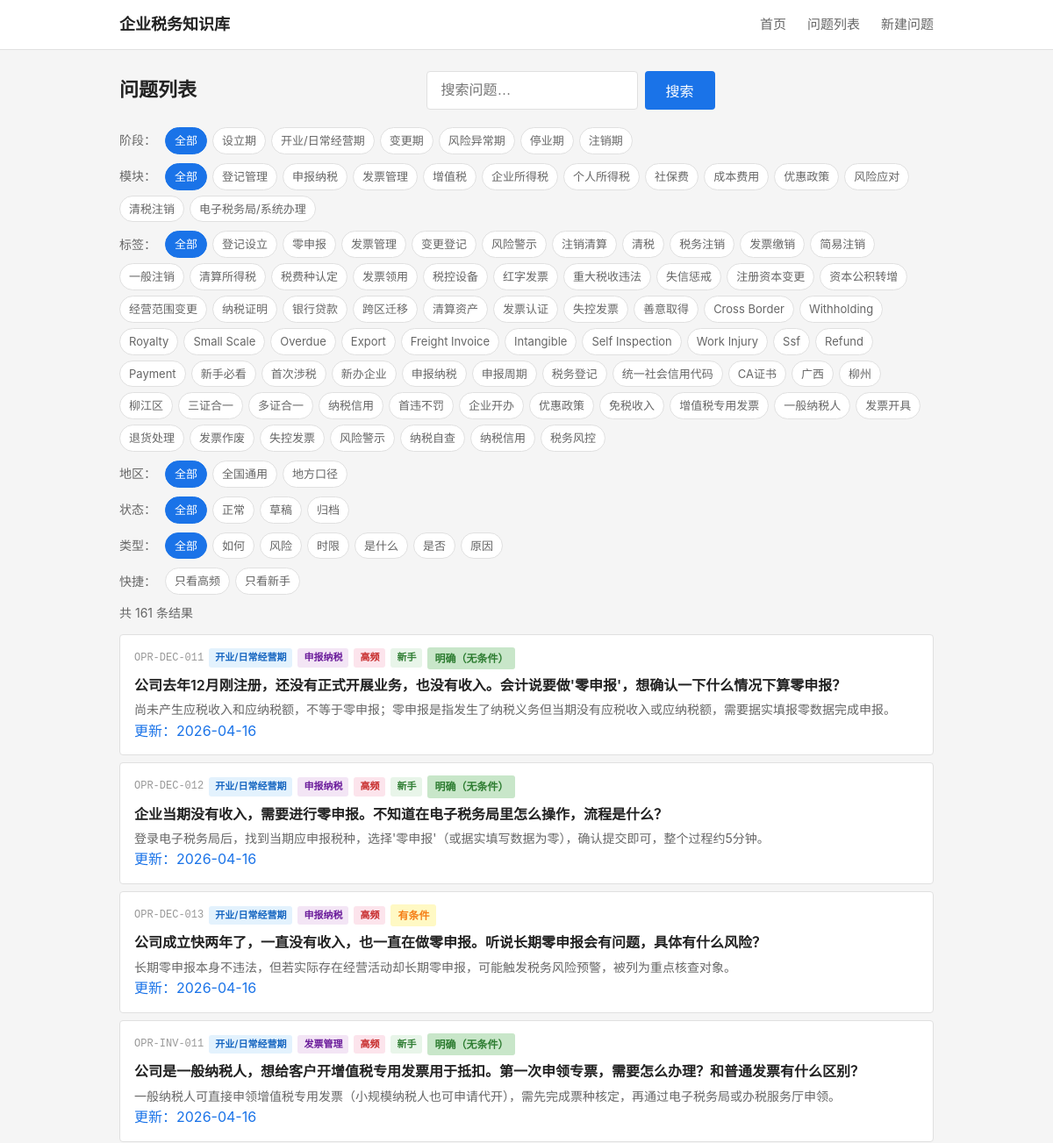
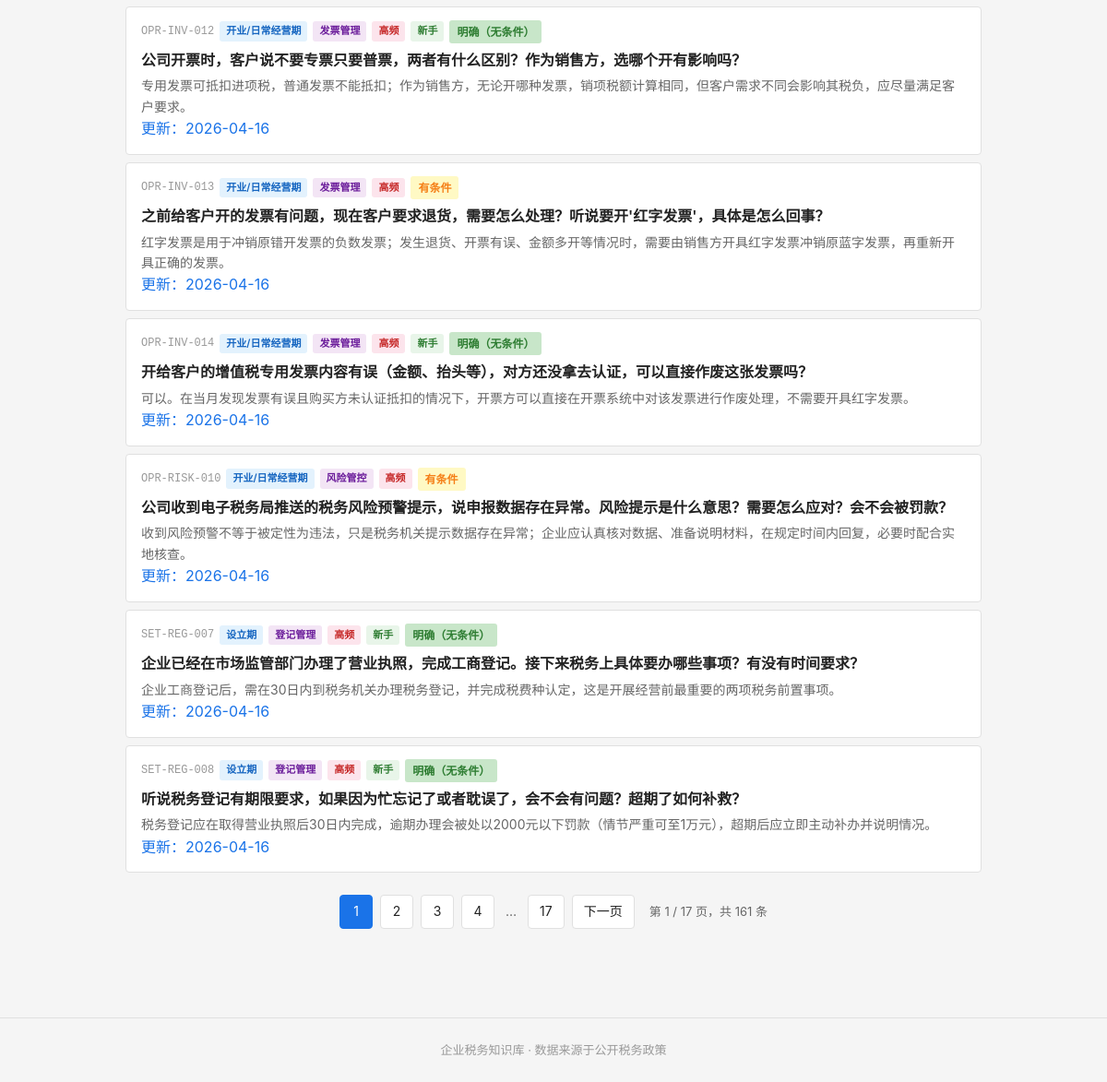
Page /questions on the earlier database version (2 pictures, top to bottom).
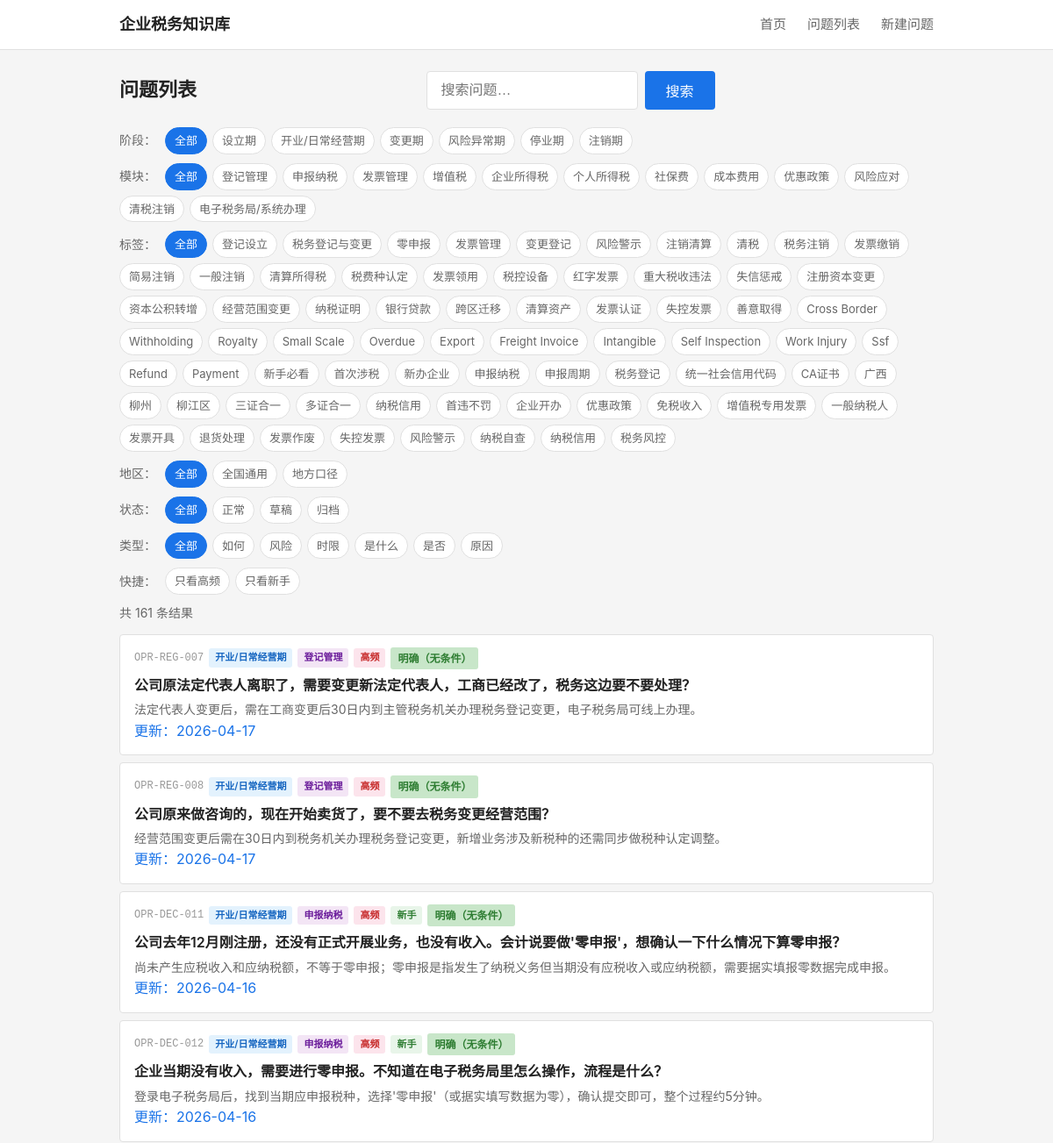
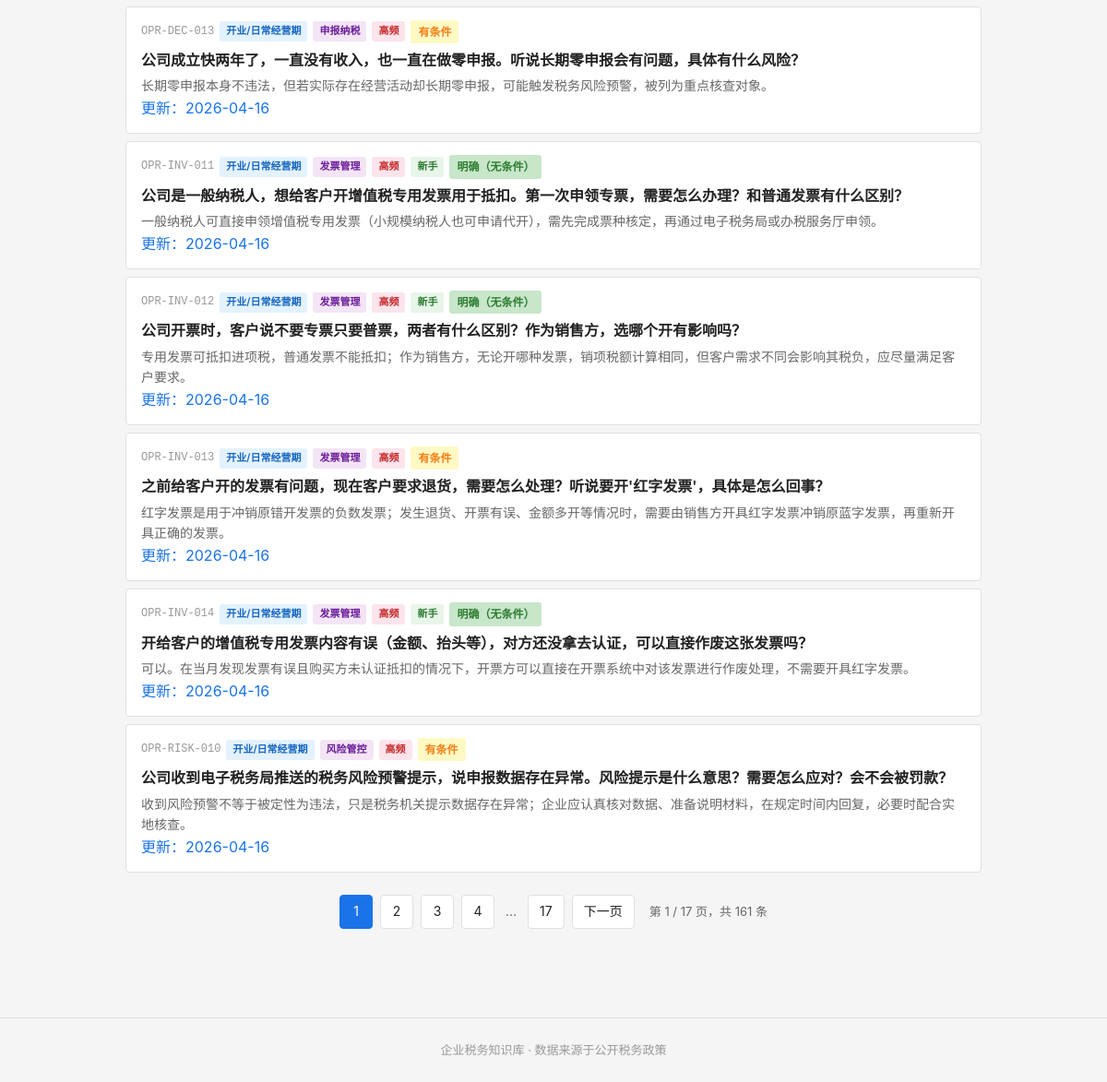
Same page on the later database version (2 pictures, top to bottom).
### tables this page shows
CREATE TABLE tag_dict (
    id              INTEGER PRIMARY KEY AUTOINCREMENT,
    tag_code        TEXT NOT NULL UNIQUE,
    tag_name        TEXT NOT NULL,
    tag_category    TEXT,
    parent_id       INTEGER,
    display_order   INTEGER NOT NULL DEFAULT 1,
    status          TEXT NOT NULL DEFAULT 'active',

    FOREIGN KEY (parent_id) REFERENCES tag_dict(id) ON DELETE SET NULL
);

CREATE TABLE question_master (
    id              INTEGER PRIMARY KEY AUTOINCREMENT,
    question_code   TEXT NOT NULL UNIQUE,
    question_title  TEXT NOT NULL,
    question_plain  TEXT NOT NULL,

    -- 分类
    stage_code      TEXT NOT NULL,
    module_code     TEXT NOT NULL,
    question_type   TEXT NOT NULL,

    -- 答案
    one_line_answer TEXT NOT NULL,
    detailed_answer TEXT,
    core_definition TEXT,

    -- 条件与边界
    applicable_conditions TEXT,
    exceptions_boundary   TEXT,

    -- 实务
    practical_steps TEXT,
    risk_warning    TEXT,

    -- 适用范围
    scope_level     TEXT NOT NULL DEFAULT 'scope_national',
    local_region    TEXT,

    -- 确定性
    answer_certainty TEXT NOT NULL DEFAULT 'certain_clear',

    -- 元数据
    keywords        TEXT,
    high_frequency_flag INTEGER NOT NULL DEFAULT 0,
    newbie_flag     INTEGER NOT NULL DEFAULT 0,

    -- 版本管理
    status          TEXT NOT NULL DEFAULT 'draft',
    version_no      INTEGER NOT NULL DEFAULT 1,

    -- 审计字段
    created_at      TEXT NOT NULL DEFAULT (datetime('now')),
    updated_at      TEXT NOT NULL DEFAULT (datetime('now'))
);

### backend/app.py (the view)
    @app.route('/questions')
    def questions_list():
        from services.question_service import QuestionService
        svc = QuestionService()
        stage = request.args.get('stage')
        module = request.args.get('module')
        tag = request.args.get('tag')
        qtype = request.args.get('qtype')
        page = int(request.args.get('page', 1))
        page_size = 10
        result = svc.list_questions(
            stage=stage, module=module, tag=tag,
            page=page, page_size=page_size,
            hf=request.args.get('hf'),
            newbie=request.args.get('newbie'),
            keyword=request.args.get('keyword'),
            region=request.args.get('region'),
            status=request.args.get('status'),
            qtype=qtype
        )
        stages = svc.get_stages()
        modules = svc.get_modules()
        all_tags = svc.get_all_tags()
        business_tags = [t for t in all_tags if t['tag_category'] == 'business']
        question_types = svc.get_question_types()
        keyword = request.args.get('keyword', '')
        current_region = request.args.get('region', '')
        current_status = request.args.get('status', '')
        return render_template('questions.html',
                               stages=stages, modules=modules, all_tags=all_tags,
                               business_tags=business_tags,
                               questions=result['questions'], total=result['total'],
                               page=page, page_size=page_size,
                               current_stage=stage, current_module=module, current_tag=tag,
                               keyword=keyword,
                               current_region=current_region, current_status=current_status,
                               question_types=question_types, current_qtype=qtype)

### frontend/templates/questions.html (shortened to what this page needs)
{% extends "base.html" %}
{% macro certainty_label(code) %}
    {% if code == 'certain_clear' %}<span class="certainty-tag clear">明确（无条件）</span>
    {% elif code == 'certain_conditional' %}<span class="certainty-tag condition">有条件</span>
    {% elif code == 'certain_dispute' %}<span class="certainty-tag dispute">有争议</span>
    {% elif code == 'certain_practice' %}<span class="certainty-tag practice">实务做法</span>
    {% else %}<span class="certainty-tag">{{ code }}</span>{% endif %}
{% endmacro %}
{% macro filter_url(overrides) %}
{%- set qs = [] -%}
{%- if current_stage and 'stage' not in overrides %}{% set qs = qs + ['stage=' ~ current_stage] %}{% endif -%}
{%- if current_module and 'module' not in overrides %}{% set qs = qs + ['module=' ~ current_module] %}{% endif -%}
{%- if current_tag and 'tag' not in overrides %}{% set qs = qs + ['tag=' ~ current_tag] %}{% endif -%}
{%- if keyword and 'keyword' not in overrides %}{% set qs = qs + ['keyword=' ~ keyword] %}{% endif -%}
{%- if request.args.get('hf') and 'hf' not in overrides %}{% set qs = qs + ['hf=1'] %}{% endif -%}
{%- if request.args.get('newbie') and 'newbie' not in overrides %}{% set qs = qs + ['newbie=1'] %}{% endif -%}
{%- if current_region and 'region' not in overrides %}{% set qs = qs + ['region=' ~ current_region] %}{% endif -%}
{%- if current_status and 'status' not in overrides %}{% set qs = qs + ['status=' ~ current_status] %}{% endif -%}
{%- if current_qtype and 'qtype' not in overrides %}{% set qs = qs + ['qtype=' ~ current_qtype] %}{% endif -%}
{%- for k, v in overrides.items() %}{% if v %}{% set qs = qs + [k ~ '=' ~ v] %}{% endif %}{% endfor -%}
{{- '/questions' ~ ('?' ~ qs | join('&') if qs else '') -}}
{% endmacro %}
{% macro stage_label(code) %}
    {% if code == 'SET' %}设立期
    {% elif code == 'OPR' %}开业/日常经营期
    {% elif code == 'CHG' %}变更期
    {% elif code == 'RSK' %}风险异常期
    {% elif code == 'SUS' %}停业期
    {% elif code == 'CLS' %}注销期
    {% else %}{{ code }}{% endif %}
{% endmacro %}
{% macro module_label(code) %}
    {% if code == 'REG' %}登记管理
    {% elif code == 'DEC' %}申报纳税
    {% elif code == 'INV' %}发票管理
    {% elif code == 'VAT' %}增值税
    {% elif code == 'CIT' %}企业所得税
    {% elif code == 'IIT' %}个人所得税
    {% elif code == 'SSF' %}社保费
    {% elif code == 'FEE' %}成本费用
    {% elif code == 'PREF' %}优惠政策
    {% elif code == 'RISK' %}风险管控
    {% elif code == 'CLEAR' %}清税注销
    {% elif code == 'ETAX' %}电子税务局/系统办理
    {% else %}{{ code }}{% endif %}
{% endmacro %}
{% macro question_type_label(code) %}
    {% if code == 'type_why' %}原因
    {% elif code == 'type_whether' %}是否
    {% elif code == 'type_how' %}如何
    {% elif code == 'type_what' %}是什么
    {% elif code == 'type_define' %}定义
    {% elif code == 'type_time' %}时限
    {% elif code == 'type_risk' %}风险
    {% else %}{{ code }}{% endif %}
{% endmacro %}
{% block main %}
<div class="page-header">
    <h1>问题列表</h1>
    <form action="/questions" method="get" class="search-form">
        <input type="text" name="keyword" placeholder="搜索问题…" class="search-input" value="{{ keyword }}">
        <button type="submit" class="search-btn">搜索</button>
    </form>
</div>
<div class="filters">
    <span class="filter-label">阶段：</span>
    <a href="{{ filter_url({'stage': ''}) }}" class="filter-chip {% if not current_stage %}active{% endif %}">全部</a>
    {% for s in stages %}
    <a href="{{ filter_url({'stage': s.tag_code}) }}" class="filter-chip {% if current_stage == s.tag_code %}active{% endif %}">{{ s.tag_name }}</a>
    {% endfor %}
</div>
<div class="filters">
    <span class="filter-label">模块：</span>
    <a href="{{ filter_url({'module': ''}) }}" class="filter-chip {% if not current_module %}active{% endif %}">全部</a>
    {% for m in modules %}
    <a href="{{ filter_url({'module': m.tag_code}) }}" class="filter-chip {% if current_module == m.tag_code %}active{% endif %}">{{ m.tag_name }}</a>
    {% endfor %}
</div>
{% if business_tags %}
<div class="filters">
    <span class="filter-label">标签：</span>
    <a href="{{ filter_url({'tag': ''}) }}" class="filter-chip {% if not current_tag %}active{% endif %}">全部</a>
    {% for t in business_tags %}
    <a href="{{ filter_url({'tag': t.tag_code}) }}" class="filter-chip {% if current_tag == t.tag_code %}active{% endif %}">{{ t.tag_name }}</a>
    {% endfor %}
</div>
{% endif %}
<div class="filters">
    <span class="filter-label">地区：</span>
    <a href="{{ filter_url({'region': ''}) }}" class="filter-chip {% if not current_region %}active{% endif %}">全部</a>
    <a href="{{ filter_url({'region': 'scope_national'}) }}" class="filter-chip {% if current_region == 'scope_national' %}active{% endif %}">全国通用</a>
    <a href="{{ filter_url({'region': 'scope_local'}) }}" class="filter-chip {% if current_region == 'scope_local' %}active{% endif %}">地方口径</a>
</div>
<div class="filters">
    <span class="filter-label">状态：</span>
    <a href="{{ filter_url({'status': ''}) }}" class="filter-chip {% if not current_status %}active{% endif %}">全部</a>
    <a href="{{ filter_url({'status': 'active'}) }}" class="filter-chip {% if current_status == 'active' %}active{% endif %}">正常</a>
    <a href="{{ filter_url({'status': 'draft'}) }}" class="filter-chip {% if current_status == 'draft' %}active{% endif %}">草稿</a>
    <a href="{{ filter_url({'status': 'archived'}) }}" class="filter-chip {% if current_status == 'archived' %}active{% endif %}">归档</a>
</div>
<div class="filters">
    <span class="filter-label">类型：</span>
    <a href="{{ filter_url({'qtype': ''}) }}" class="filter-chip {% if not current_qtype %}active{% endif %}">全部</a>
    {% for t in question_types %}
    <a href="{{ filter_url({'qtype': t.type_code}) }}" class="filter-chip {% if current_qtype == t.type_code %}active{% endif %}">{{ question_type_label(t.type_code) }}</a>
    {% endfor %}
</div>
<div class="filters filters-quick">
    <span class="filter-label">快捷：</span>
    <a href="{{ filter_url({'hf': '1'}) }}" class="filter-chip {% if request.args.get('hf') == '1' %}active{% endif %}">只看高频</a>
    <a href="{{ filter_url({'newbie': '1'}) }}" class="filter-chip {% if request.args.get('newbie') == '1' %}active{% endif %}">只看新手</a>
</div>
{% if questions %}
<p class="result-count">共 {{ total }} 条结果</p>
<ul class="question-list">
    {% for q in questions %}
    <li class="question-item">
        <a href="/question/{{ q.question_code }}" class="question-link">
            <div class="q-meta">
                <span class="q-code">{{ q.question_code }}</span>
                <span class="q-badge stage">{{ stage_label(q.stage_code) }}</span>
                <span class="q-badge module">{{ module_label(q.module_code) }}</span>
                {% if q.high_frequency_flag %}
                <span class="q-badge hf">高频</span>
                {% endif %}
                {% if q.newbie_flag %}
                <span class="q-badge newbie">新手</span>
                {% endif %}
                {{ certainty_label(q.answer_certainty) }}
            </div>
            {% if keyword %}
            <div class="q-title">{{ q.question_plain | replace(keyword, '<mark>' ~ keyword ~ '</mark>') | safe }}</div>
            <div class="q-answer">{{ q.one_line_answer | replace(keyword, '<mark>' ~ keyword ~ '</mark>') | safe }}</div>
            {% else %}
            <div class="q-title">{{ q.question_plain }}</div>
            <div class="q-answer">{{ q.one_line_answer }}</div>
            {% endif %}
            {% if q.updated_at %}<div class="q-updated">更新：{{ q.updated_at[:10] }}</div>{% endif %}
        </a>
    </li>
    {% endfor %}
</ul>
{% if total > page_size %}
{% set total_pages = ((total - 1) // page_size) + 1 %}
{% set base_url = '/questions?' ~ 'stage=' ~ (current_stage or '') ~ '&module=' ~ (current_module or '') ~ '&tag=' ~ (current_tag or '') ~ '&keyword=' ~ keyword ~ '&region=' ~ current_region ~ '&status=' ~ current_status ~ '&qtype=' ~ (current_qtype or '') %}
<div class="pagination">
    {% set start = [1, page - 3] | max %}
    {% set end = [total_pages, page + 3] | min %}
    {% for p in range(start, end + 1) %}
    <a href="{{ base_url }}&page={{ p }}" class="page-btn page-num {% if p == page %}active{% endif %}">{{ p }}</a>
    {% endfor %}
    {% if end < total_pages %}
    {% if end < total_pages - 1 %}<span class="page-ellipsis">…</span>{% endif %}
    <a href="{{ base_url }}&page={{ total_pages }}" class="page-btn page-num">{{ total_pages }}</a>
    {% endif %}
    {% if page * page_size < total %}
    <a href="{{ base_url }}&page={{ page+1 }}" class="page-btn">下一页</a>
    {% endif %}
    <span class="page-info">第 {{ page }} / {{ total_pages }} 页，共 {{ total }} 条</span>
</div>
{% endif %}
{% else %}
<p class="empty-state">没有找到符合条件的問題。</p>
{% endif %}
{% endblock %}

### frontend/templates/base.html (shortened to what this page needs)
<!DOCTYPE html>
<html lang="zh-CN">
<head>
    <link rel="stylesheet" href="{{ url_for('static', filename='css/style.css') }}">
</head>
<body>
    <header class="site-header">
        <div class="container header-inner">
            <a href="/" class="logo">企业税务知识库</a>
            <nav class="main-nav">
                <a href="/">首页</a>
                <a href="/questions">问题列表</a>
                <a href="/question/new">新建问题</a>
            </nav>
        </div>
    </header>
    <main class="container main-content">
        {% block main %}{% endblock %}
    </main>
    <footer class="site-footer">
        <div class="container">
            <p>企业税务知识库 · 数据来源于公开税务政策</p>
        </div>
    </footer>
</body>
</html>

Differences in the rows shown:
no longer on this page (row unchanged): question_master: question_code "SET-REG-007", stage_code "设立期", module_code "登记管理", high_frequency_flag "高频", newbie_flag "新手", answer_certainty "明确（无条件）", question_plain "企业已经在市场监管部门办理了营业执照，完成工商登记。接下来税务上具体要办哪些事项？有没有时间要求？", one_line_answer "企业工商登记后，需在30日内到税务机关办理税务登记，并完成税费种认定，这是开展经营前最重要的两项税务前置事项。", updated_at "2026-04-16"
no longer on this page (row unchanged): question_master: question_code "SET-REG-008", stage_code "设立期", module_code "登记管理", high_frequency_flag "高频", newbie_flag "新手", answer_certainty "明确（无条件）", question_plain "听说税务登记有期限要求，如果因为忙忘记了或者耽误了，会不会有问题？超期了如何补救？", one_line_answer "税务登记应在取得营业执照后30日内完成，逾期办理会被处以2000元以下罚款（情节严重可至1万元），超期后应立即主动补办并说明情况。", updated_at "2026-04-16"
now on this page (row edited): tag_dict: tag_name "税务登记与变更"
now on this page (row edited): question_master: question_code "OPR-REG-007", stage_code "开业/日常经营期", module_code "登记管理", high_frequency_flag "高频", answer_certainty "明确（无条件）", question_plain "公司原法定代表人离职了，需要变更新法定代表人，工商已经改了，税务这边要不要处理？", one_line_answer "法定代表人变更后，需在工商变更后30日内到主管税务机关办理税务登记变更，电子税务局可线上办理。", updated_at "2026-04-17"
now on this page (row edited): question_master: question_code "OPR-REG-008", stage_code "开业/日常经营期", module_code "登记管理", high_frequency_flag "高频", answer_certainty "明确（无条件）", question_plain "公司原来做咨询的，现在开始卖货了，要不要去税务变更经营范围？", one_line_answer "经营范围变更后需在30日内到税务机关办理税务登记变更，新增业务涉及新税种的还需同步做税种认定调整。", updated_at "2026-04-17"
